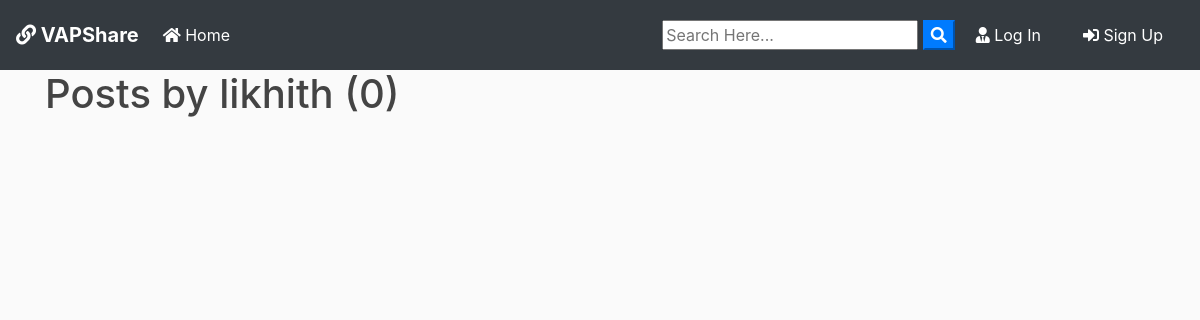
The page /user/likhith on the database as committed earlier.
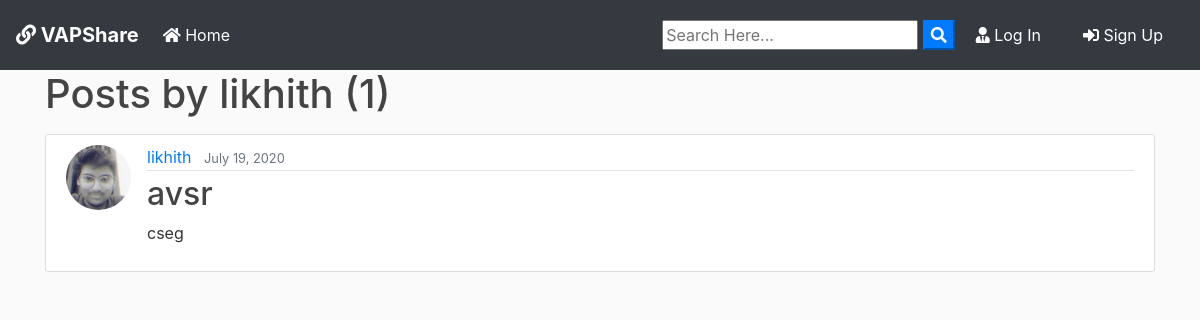
The same page on the database as committed later.
### blog/models.py (models this page shows, shortened)
class Post(models.Model):
	title = models.CharField(max_length=100)
	file = models.FileField(null=True,blank=True,upload_to='Files')
	content = models.TextField()
	date_posted = models.DateTimeField(default=timezone.now)
	author = models.ForeignKey(User, on_delete=models.CASCADE)

### users/models.py (models this page shows, shortened)
class Profile(models.Model):
    user = models.OneToOneField(User, on_delete=models.CASCADE)
    image = models.ImageField(default='default.jpg', upload_to='profile_pics')

### blog/views.py (the view)
# urls.py: path('user/<str:username>', UserPostListView.as_view(), name='user-posts'),
class UserPostListView(ListView):
    model = Post
    template_name = 'blog/user_posts.html'  # <app>/<model>_<viewtype>.html
    context_object_name = 'posts'
    paginate_by = 2
    def get_queryset(self):
        user = get_object_or_404(User, username=self.kwargs.get('username'))
        return Post.objects.filter(author=user).order_by('-date_posted')

### blog/templates/blog/user_posts.html (shortened to what this page needs)
{% extends "blog/base.html" %}
{% block content %}
    <h1 class="mb-3">Posts by {{ view.kwargs.username }} ({{ page_obj.paginator.count }})</h1>
    {% for post in posts %}
        <article class="media content-section">
          <img class="rounded-circle article-img" src="{{ post.author.profile.image.url }}">
          <div class="media-body">
            <div class="article-metadata">
              <a class="mr-2" href="{% url 'user-posts' post.author.username %}">{{ post.author }}</a>
              <small class="text-muted">{{ post.date_posted|date:"F d, Y" }}</small>
            </div>
            <h2><a class="article-title" href="{% url 'post-detail' post.id %}">{{ post.title }}</a></h2>
            <p class="article-content">{{ post.content }}</p>
          </div>
        </article>
    {% endfor %}
{% endblock content %}

Rows that differ between the two databases and show on the page:
added Post: author.profile.image (picture), author "likhith", date_posted "July 19, 2020", title "avsr", content "cseg"
Other text that changed with them:
{{ page_obj.paginator.count }}: "0" → "1"
